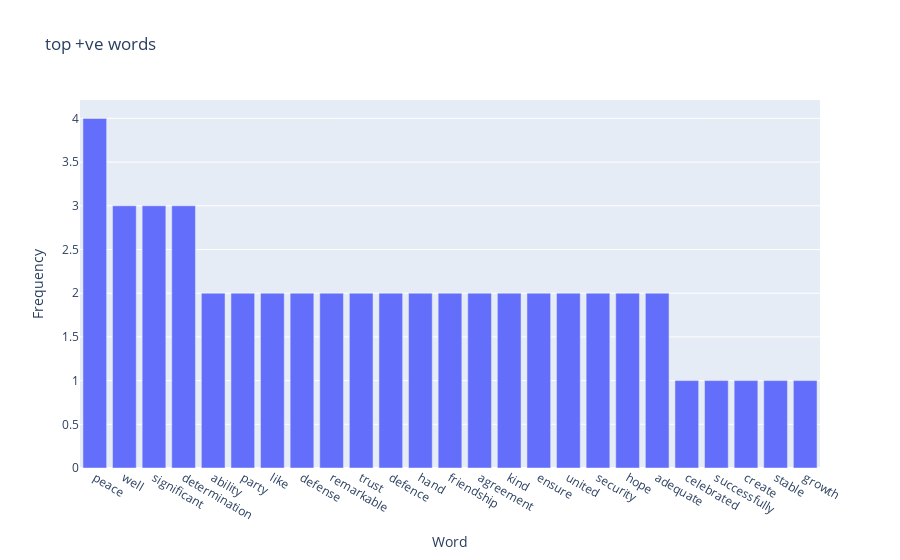
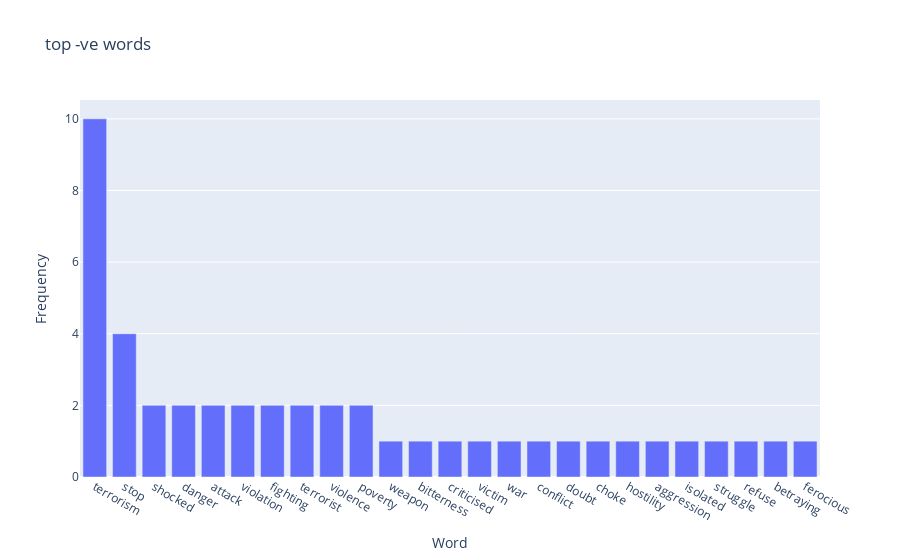
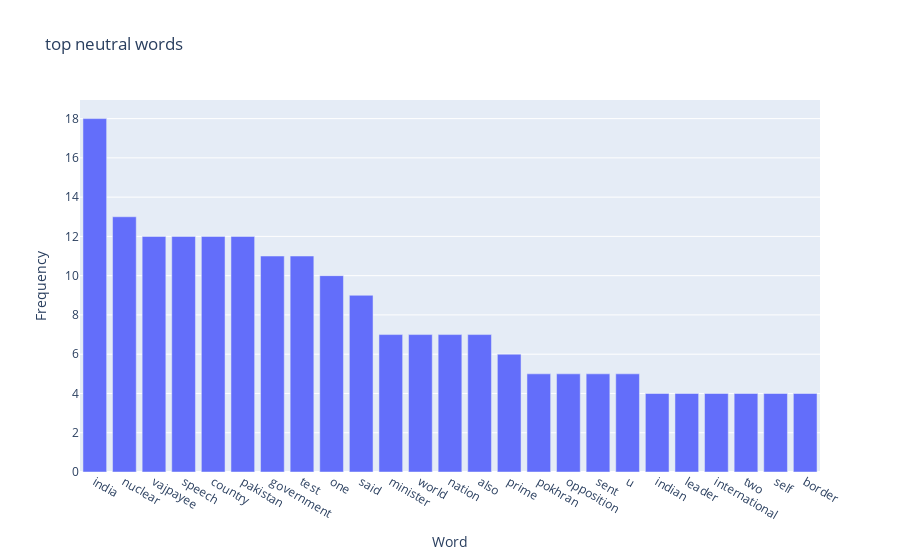

Notebook code for these charts, in order:
### Code cell
positive_figure=px.bar(df_positive,x="Word",y="Frequency", title="top +ve words")
negative_figure=px.bar(df_negative,x="Word",y="Frequency", title="top -ve words")
neutral_figure=px.bar(df_neutral,x="Word",y="Frequency", title="top neutral words")

positive_figure.show()
negative_figure.show()
neutral_figure.show()

### Figure 1 — Plotly figure (JSON) as saved in the notebook; plotly's stock layout.template omitted (floating-point values rounded to 4 significant figures)
{"data": [{"alignmentgroup": "True", "hovertemplate": "Word=%{x}<br>Frequency=%{y}<extra></extra>", "legendgroup": "", "marker": {"color": "#636efa", "pattern": {"shape": ""}}, "name": "", "offsetgroup": "", "orientation": "v", "showlegend": false, "textposition": "auto", "type": "bar", "x": ["peace", "well", "significant", "determination", "ability", "party", "like", "defense", "remarkable", "trust", "defence", "hand", "friendship", "agreement", "kind", "ensure", "united", "security", "hope", "adequate", "celebrated", "successfully", "create", "stable", "growth"], "xaxis": "x", "y": [4, 3, 3, 3, 2, 2, 2, 2, 2, 2, 2, 2, 2, 2, 2, 2, 2, 2, 2, 2, 1, 1, 1, 1, 1], "yaxis": "y"}], "layout": {"autosize": true, "barmode": "relative", "legend": {"tracegroupgap": 0}, "title": {"text": "top +ve words"}, "xaxis": {"anchor": "y", "autorange": true, "domain": [0, 1], "range": [-0.5, 24.5], "title": {"text": "Word"}, "type": "category"}, "yaxis": {"anchor": "x", "autorange": true, "domain": [0, 1], "range": [0, 4.211], "title": {"text": "Frequency"}, "type": "linear"}}}

### Figure 2 — Plotly figure (JSON) as saved in the notebook; plotly's stock layout.template omitted (floating-point values rounded to 4 significant figures)
{"data": [{"alignmentgroup": "True", "hovertemplate": "Word=%{x}<br>Frequency=%{y}<extra></extra>", "legendgroup": "", "marker": {"color": "#636efa", "pattern": {"shape": ""}}, "name": "", "offsetgroup": "", "orientation": "v", "showlegend": false, "textposition": "auto", "type": "bar", "x": ["terrorism", "stop", "shocked", "danger", "attack", "violation", "fighting", "terrorist", "violence", "poverty", "weapon", "bitterness", "criticised", "victim", "war", "conflict", "doubt", "choke", "hostility", "aggression", "isolated", "struggle", "refuse", "betraying", "ferocious"], "xaxis": "x", "y": [10, 4, 2, 2, 2, 2, 2, 2, 2, 2, 1, 1, 1, 1, 1, 1, 1, 1, 1, 1, 1, 1, 1, 1, 1], "yaxis": "y"}], "layout": {"autosize": true, "barmode": "relative", "legend": {"tracegroupgap": 0}, "title": {"text": "top -ve words"}, "xaxis": {"anchor": "y", "autorange": true, "domain": [0, 1], "range": [-0.5, 24.5], "title": {"text": "Word"}, "type": "category"}, "yaxis": {"anchor": "x", "autorange": true, "domain": [0, 1], "range": [0, 10.53], "title": {"text": "Frequency"}, "type": "linear"}}}

### Figure 3 — Plotly figure (JSON) as saved in the notebook; plotly's stock layout.template omitted (floating-point values rounded to 4 significant figures)
{"data": [{"alignmentgroup": "True", "hovertemplate": "Word=%{x}<br>Frequency=%{y}<extra></extra>", "legendgroup": "", "marker": {"color": "#636efa", "pattern": {"shape": ""}}, "name": "", "offsetgroup": "", "orientation": "v", "showlegend": false, "textposition": "auto", "type": "bar", "x": ["india", "nuclear", "vajpayee", "speech", "country", "pakistan", "government", "test", "one", "said", "minister", "world", "nation", "also", "prime", "pokhran", "opposition", "sent", "u", "indian", "leader", "international", "two", "self", "border"], "xaxis": "x", "y": [18, 13, 12, 12, 12, 12, 11, 11, 10, 9, 7, 7, 7, 7, 6, 5, 5, 5, 5, 4, 4, 4, 4, 4, 4], "yaxis": "y"}], "layout": {"autosize": true, "barmode": "relative", "legend": {"tracegroupgap": 0}, "title": {"text": "top neutral words"}, "xaxis": {"anchor": "y", "autorange": true, "domain": [0, 1], "range": [-0.5, 24.5], "title": {"text": "Word"}, "type": "category"}, "yaxis": {"anchor": "x", "autorange": true, "domain": [0, 1], "range": [0, 18.95], "title": {"text": "Frequency"}, "type": "linear"}}}
